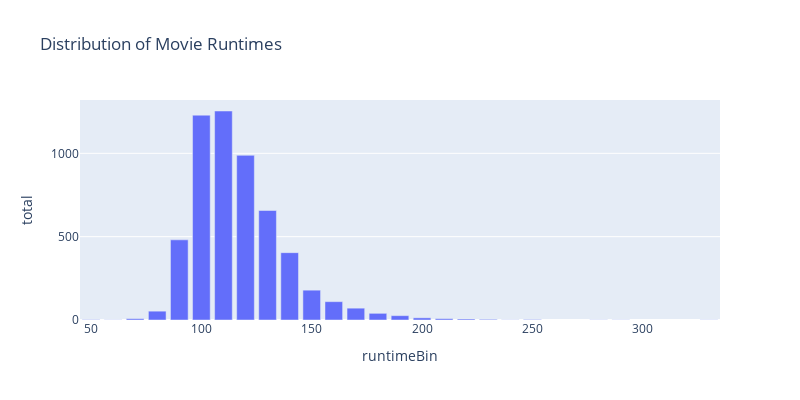

Here is the notebook cell this chart was saved with:
### Markdown cell above
<br><br>

Let us take a look at the current distribution of movie runtimes.

### Code cell
# Run the cell below; no further action is needed
px.bar(res_q4a, x="runtimeBin", y="total", 
       title="Distribution of Movie Runtimes", width = 800, height = 400)

### Figure 1 — Plotly figure (JSON) as saved in the notebook; plotly's stock layout.template omitted (floating-point values rounded to 4 significant figures)
{"data": [{"alignmentgroup": "True", "hovertemplate": "runtimeBin=%{x}<br>total=%{y}<extra></extra>", "legendgroup": "", "marker": {"color": "#636efa", "pattern": {"shape": ""}}, "name": "", "offsetgroup": "", "orientation": "v", "showlegend": false, "textposition": "auto", "type": "bar", "x": [50, 60, 70, 80, 90, 100, 110, 120, 130, 140, 150, 160, 170, 180, 190, 200, 210, 220, 230, 240, 250, 280, 290, 330], "xaxis": "x", "y": [2, 1, 8, 53, 481, 1229, 1254, 988, 657, 404, 179, 110, 71, 40, 26, 13, 8, 6, 4, 1, 3, 1, 1, 1], "yaxis": "y"}], "layout": {"barmode": "relative", "height": 400, "legend": {"tracegroupgap": 0}, "title": {"text": "Distribution of Movie Runtimes"}, "width": 800, "xaxis": {"anchor": "y", "autorange": true, "domain": [0, 1], "range": [45, 335], "title": {"text": "runtimeBin"}, "type": "linear"}, "yaxis": {"anchor": "x", "autorange": true, "domain": [0, 1], "range": [0, 1320], "title": {"text": "total"}, "type": "linear"}}}
